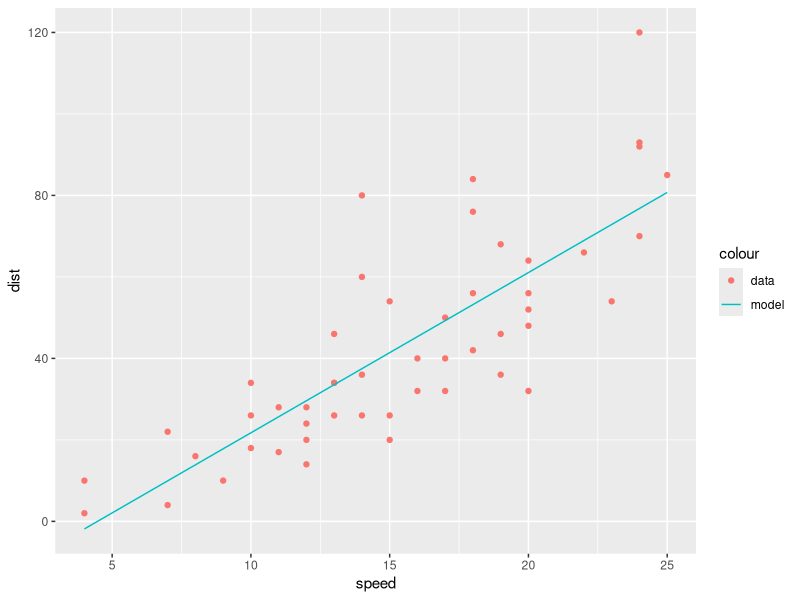

This chart was generated by the following R code:
pdf(file = "07-r-lm.pdf", width = 6, height = 4.5)

library(caret)
library(tidyverse)
my_data <- cars

my_model <- train(form = dist ~ speed, # モデル式
                  data = my_data,      # データ
                  method = "lm")       # 手法

f <- function(x) { my_model %>% predict(data.frame(speed = x)) }

my_data %>%
  ggplot(aes(x = speed,
             y = dist,
             color = "data")) +
  geom_point() +
  stat_function(
    fun = f,
    mapping = aes(color = "model"))
